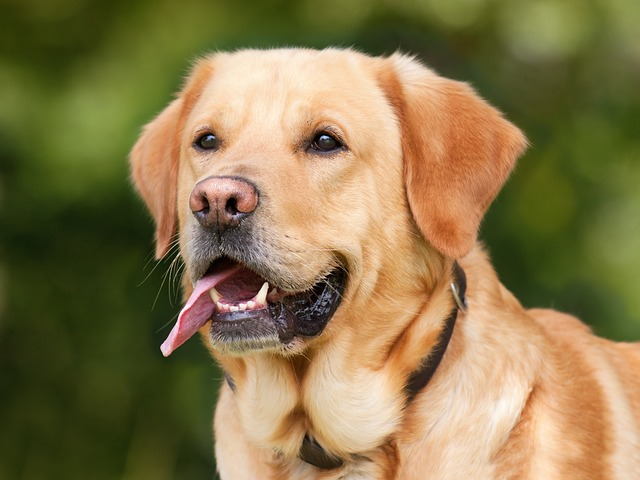
#> input picture dog.jpg, 640 x 480 px
$ jupyter execute 07.ipynb
#> lines starting #> are read from the running program, lines starting #| are printed output that depends on the picture
[cell 1]
import cv2
im = cv2.imread("dog.jpg",0)
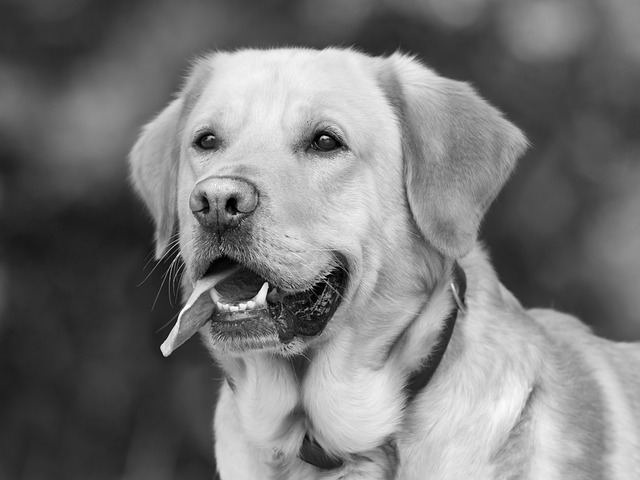
#> im: shape (480, 640); min 0, max 255, mean 119.7

[cell 2]
for y in range(im.shape[1]):
    for x in range(im.shape[0]):
        if(x%2 == 0 or y%2==0):
            im[x][y] = 128
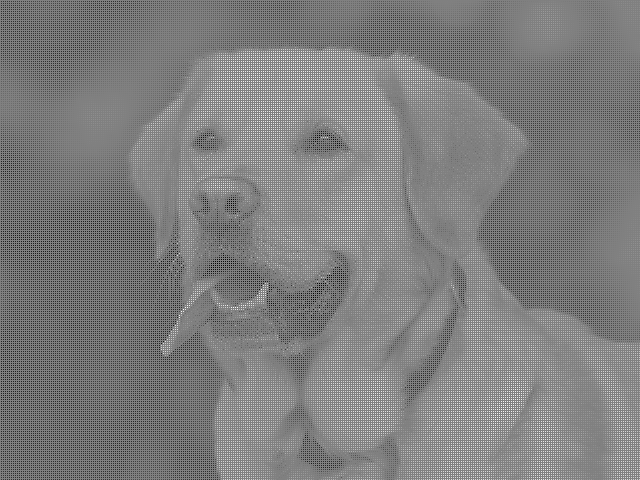
#> im: shape (480, 640); min 0, max 255, mean 125.9

[cell 3]
cv2.imshow("Dog",im)
cv2.waitKey(0)

[cell 4]
# newIm = cv2.resize(im,(128,96))
newIm = cv2.rotate(im,cv2.ROTATE_90_CLOCKWISE)
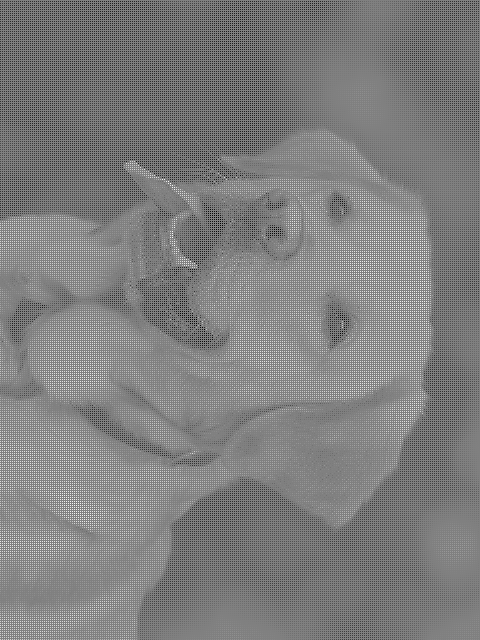
#> newIm: shape (640, 480); min 0, max 255, mean 125.9
